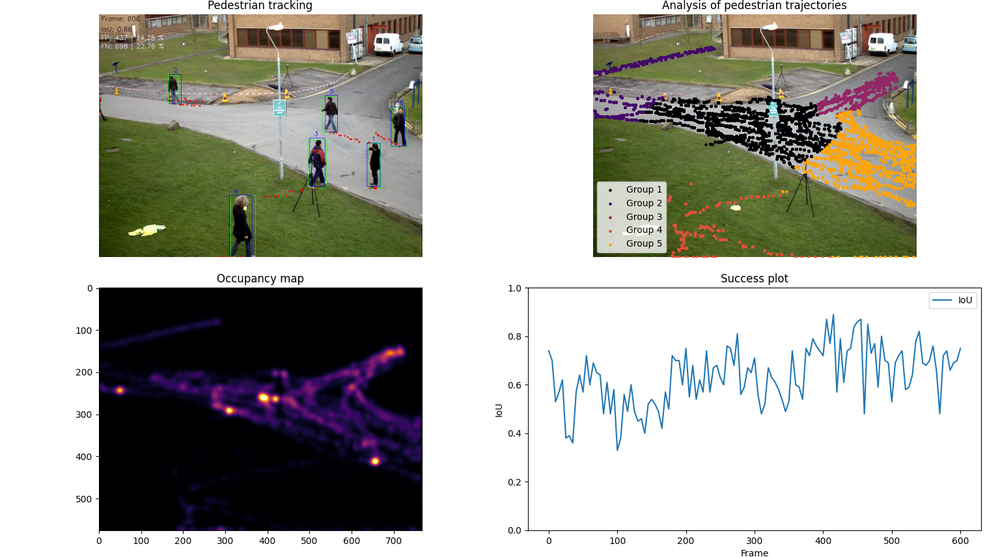
#> input picture example.png, 1000 x 557 px, shrunk from 1536 x 856 before the run, given in place of frame_%04d.jpg, which was not available
$ python main.py
#> lines starting #> are read from the running program, lines starting #| are printed output that depends on the picture; pictures that were not available may be replaced by others from this repository, and a replacement may not be noted
import cv2
import pandas as pd
import numpy as np
import matplotlib
matplotlib.use('Qt5Agg')  # Set the backend to Qt5Agg
import matplotlib.pyplot as plt
from scipy.ndimage import gaussian_filter
from sklearn.mixture import GaussianMixture

show_gt = True
thr = 50 # Used for background subtraction
minArea = 175 # Minimal area to be considered a component
maxDistance = 25  # Maximal distance between frames of each person
max_lost_frames = 7  # Maximum number of frames a track can be lost before it is removed
path_len = 15 # Length of displayed trajectory
update_interval = 3 # How often is the figure redrawn
next_id = 1  # ID to assign to the next detected pedestrian
frame = 1 # Number of current frame
iou_thr = 0.5 # Threshold for success rate - True positives

# Define colormap and normalize colors based on number of pedestrians
colormap = plt.cm.get_cmap('inferno')
kernel = np.ones((5,5),np.uint8) # Used for morphological operations

iou_values = [] # List of IOU values for the plot
tracks = []  # List of tracks, each track is a dict containing the ID, bounding box, and descriptor of a pedestrian
ground_truth = pd.read_csv('./gt.txt', sep=',', names=["Frame", "ID", "bbLeft", "bbTop", "Width", "Height", "Confidence", "x", "y", "z"])
#> (reads gt.txt from the repository)
cap = cv2.VideoCapture("./dataset/frame_%04d.jpg")

width = int(cap.get(3))
height = int(cap.get(4))

# Evaluation
total_detections = 0
false_positives = 0
true_positives = 0
ground_truth_count = 0

# Gaussian mixture model for EM
n_components = 5  # The number of Gaussian components to be used in the GMM
trajectories = []
em_update_interval = 10  # Update the EM algorithm every 10 frames

# Initialize an empty heatmap
heatmap = np.zeros((height, width))

# Initialize the plot for IoU
plt.ion()
fig = plt.figure(figsize=(14, 8))
gs = fig.add_gridspec(2,3)
fig.canvas.manager.set_window_title('Pedestrian tracking and analysis')

# Get the current figure manager and set the window to fullscreen
manager = plt.get_current_fig_manager()
manager.window.showMaximized()

# Subplots
ax1 = fig.add_subplot(gs[0, 0])
ax2 = fig.add_subplot(gs[0, 1])
ax3 = fig.add_subplot(gs[0, 2])
ax4 = fig.add_subplot(gs[1, :])

# Tracked image
ax1.set_title('Pedestrian tracking')
ax1.imshow(np.zeros((height, width)))
ax1.set_axis_off()

# EA analysis
ax2.imshow(np.zeros((height, width)))
ax2.set_title('Analysis of pedestrian trajectories')
ax2.set_axis_off()

# Heatmap
ax3.imshow(heatmap)
ax3.set_title('Occupancy map')

# IoU plot
ax4.plot(heatmap)
ax4.set_title(f'Success plot - IOU > {iou_thr}')

############################################################################################
def getBackground(cap, n=25):
    """
    Takes 'n' image samples to create background image using median.

    Parameters:
    -----------
        cap (cv2.VideoCapture):
            A VideoCapture object containing sequence of frames.

    Returns:
    -----------
        np.array:
            Created background image.
    """
#> called with n = 25
    # Randomly select 25 frames
    frameIds = cap.get(cv2.CAP_PROP_FRAME_COUNT) * np.random.uniform(size=n)

    # Store selected frames in an array
    frames = []
    for fid in frameIds:
        cap.set(cv2.CAP_PROP_POS_FRAMES, fid)
        ret, f = cap.read()
        frames.append(f)
#> this loop made 25 passes
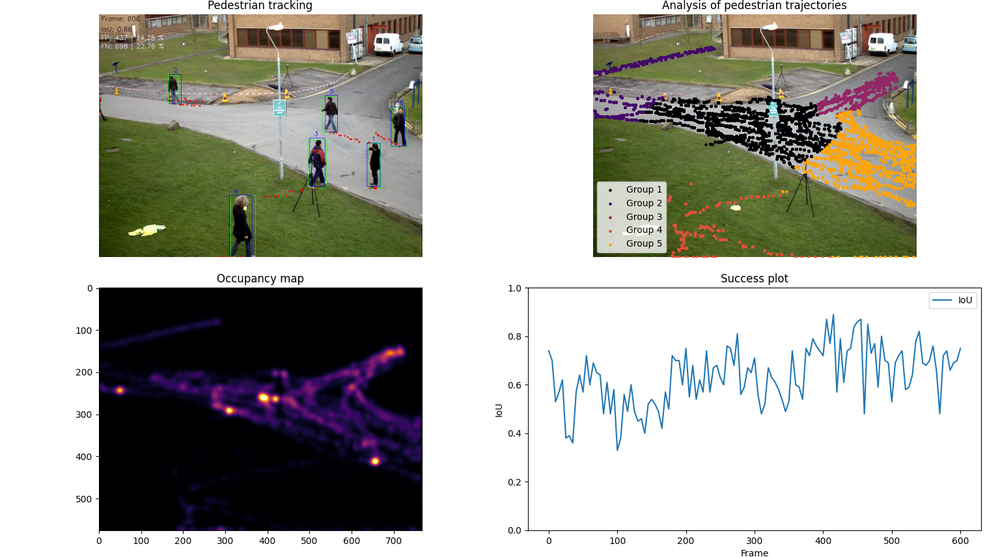
#> input picture example.png, 1000 x 557 px, shrunk from 1536 x 856 before the run, given in place of frame_%04d.jpg, which was not available
#> after the loop, frames = 25 items

    # Calculate the median of the images -> background
    bg = np.median(frames, axis=0).astype(dtype=np.uint8)
#> bg is the input picture: shape (557, 1000, 3); mean B, G, R 172.1, 178.6, 179

    # Set cap back to start
    cap.set(cv2.CAP_PROP_POS_FRAMES, 0)

    return bg


def subtractBackground(img, bg):
    """
    Subtracts image background from current frame to obtain foreground.

    Parameters:
    -----------
        img (np.array):
            Current frame.
        bg (np.array):
            Computed background image.

    Returns:
    -----------
        np.array: A foreground of the image.
    """
    # Subtracting current frame from background
    diff = (np.abs(bg[:, :, 0].astype(np.float64) - img[:, :, 0].astype(np.float64)) > thr) | \
                (np.abs(bg[:, :, 1].astype(np.float64) - img[:, :, 1].astype(np.float64)) > thr) | \
                (np.abs(bg[:, :, 2].astype(np.float64) - img[:, :, 2].astype(np.float64)) > thr)
#> diff: shape (557, 1000) bool; every value is 0

    # Converting boolean array to integer array
    diff = (diff * 255).astype(np.uint8)

    return diff


# [163 lines left out: functions getCentroid, compute_iou, update_track, compute_distance, get_gt_bboxes, apply_em, not called in this run]

############################################################################################
bg = getBackground(cap)

while cap.isOpened():
    ret, img = cap.read()
    if not ret:
        break

    img_track = img.copy()

    # Check if user closed the window
    if not plt.fignum_exists(fig.number):
        break

    # Initialize an empty list to store IoUs
    iou_frame = []

    # Getting foreground objects -> pedestrians
    img_diff = subtractBackground(img, bg)

    # Using closing to fill the holes in objs
    img_cls = cv2.morphologyEx(img_diff, cv2.MORPH_CLOSE, kernel)

    # Using erosion to remove noise
    img_opn = cv2.erode(img_cls, kernel)
    img_opn = cv2.dilate(img_opn, kernel)

    # CCA alg - using connectivity 8
    num_labels, labels, stats, _ = cv2.connectedComponentsWithStats(img_opn, connectivity=8)
#> labels: shape (557, 1000) int32; every value is 0
#> num_labels = 1; stats = [[0, 0, 1000, 557, 557000]]

    # Filter labels and their stats with minArea param
    filtered_labels = np.where(np.isin(labels, np.where(stats[:, cv2.CC_STAT_AREA] >= minArea)[0]), labels, 0)
    filtered_label_stats = np.where(stats[:, cv2.CC_STAT_AREA] >= minArea)[0]
#> filtered_label_stats = [0]

    # Iterating in detected pedestrians
    for i, lab in enumerate(filtered_label_stats):
        if lab == 0:  # Skip the background
            continue
        x = stats[lab, cv2.CC_STAT_LEFT]
        y = stats[lab, cv2.CC_STAT_TOP]
        w = stats[lab, cv2.CC_STAT_WIDTH]
        h = stats[lab, cv2.CC_STAT_HEIGHT]

        centroid = (int(x+(w/2)), int(y+(h/2)))
        path_point = (int(x+(w/2)), int(y+h))

        # Updating heatmap and preventing index to be out of bounds
        heatmap[min(path_point[1], heatmap.shape[0] - 1), min(path_point[0], heatmap.shape[1] - 1)] += 5

        # Remove bg from pedestrian bbox with mask from CCA
        ped = cv2.bitwise_and(img[y:y+h, x:x+w], img[y:y+h, x:x+w], mask=img_opn[y:y+h, x:x+w])

        # Compute the descriptor of the pedestrian
                                    # used channels, no mask, 8 bins, 0-255 val range
        descriptor = cv2.calcHist(ped, [0, 1, 2], None, [8, 8, 8], [0, 256, 0, 256, 0, 256])
        descriptor = cv2.normalize(descriptor, descriptor).flatten()

        if(frame > 1):
            roi = x,y,w,h
            # Get ground truth bounding boxes for the current frame
            gt_bboxes = get_gt_bboxes(frame, ground_truth)

            # Calculate IoU between the detected bounding box and all ground truth bounding boxes
            iou = max([compute_iou(roi, gt_bbox) for gt_bbox in gt_bboxes])

            # Append the maximum IoU (closest bbox) value to the list of IoUs
            iou_frame.append(iou)

            # Initialize variables for tracking
            matched_track = None
            min_distance = float('inf')
            for track in tracks:
                # Compute the distance between the current pedestrian and the track
                distance = compute_distance(descriptor, track['descriptor'],centroid, track['bbox'])
                # Update the closest track
                if distance < min_distance:
                    matched_track = track
                    min_distance = distance

            if matched_track is not None and min_distance < maxDistance:
                # Update the matched track with the current pedestrian
                update_track(matched_track, roi, path_point)
            else:
                # Add a new track for the current pedestrian
                track = {'id': next_id,
                        'bbox': (x, y, w, h),
                        'descriptor': descriptor,
                        'path': [path_point],
                        'lost_frames': 0}
                tracks.append(track)
                next_id += 1
        else:
            # Initialize tracks with the detected pedestrians in the first frame
            track = {'id': next_id,
                    'bbox': (x,y,w,h),
                    'descriptor': descriptor,
                    'path': [path_point],
                    'lost_frames': 0}
            tracks.append(track)
            next_id += 1
#> this loop made 1 pass
#> heatmap: shape (557, 1000) float64; every value is 0
#> after the loop, iou_frame = []; next_id = 1; tracks = []
    if(frame > 1):
        # Show the current frame with the tracks, update heatmap
        for track in tracks:
            # Update the lost tracks
            if track['lost_frames'] > max_lost_frames:
                tracks.remove(track)
            else:
                track['lost_frames'] += 1

            id = track['id']
            x, y, w, h = track['bbox']
            cv2.rectangle(img_track, (x, y), (x+w, y+h), (0, 255, 0), 1)
            cv2.putText(img_track, f"{id}", (x, y - 10), cv2.FONT_HERSHEY_SIMPLEX, 0.5, (0, 255, 0), 1)
            for c in track['path']:
                cv2.circle(img_track, (c[0], c[1]), 2, (0,0,255), -1)

            if len(track['path']) >= path_len:
                trajectory = np.array(track['path'])[-path_len:]
                trajectories.append(trajectory)

        # Increase number of gt detections
        ground_truth_count += len(gt_bboxes)

        # Displaying ground truth
        if show_gt:
            for i, bbox in ground_truth[ground_truth['Frame'] == frame].iterrows():
                cv2.rectangle(img_track, (int(bbox[2]), int(bbox[3])), (int(bbox[2]+bbox[4]), int(bbox[3]+bbox[5])), (255,0,0), 1)
                cv2.putText(img_track, str(int(bbox[1])), (int(bbox[2]+10), int(bbox[3]-5)), cv2.FONT_HERSHEY_SIMPLEX, 0.5, (255,0,0), 1)

        # Check for false positives or false negatives
        for iou in iou_frame:
            # Correct detection - True positive
            if iou >= iou_thr:
                true_positives += 1
            # Wrong detection - False positive
            else:
                false_positives += 1
            # Increase number of detections
            total_detections += 1

        iou_values.append(iou_frame)
        # Calculate the average IoU for the current frame
        avg_iou = round(np.mean(iou_frame),2)

        cv2.putText(img_track, f"Frame: {frame}", (5,15), cv2.FONT_HERSHEY_SIMPLEX, 0.5, (255, 255, 255), 1)
        cv2.putText(img_track, f"IoU: {avg_iou}", (5,40), cv2.FONT_HERSHEY_SIMPLEX, 0.5, (255, 255, 255), 1)
        cv2.putText(img_track, f"FP: {false_positives} | {round(false_positives / total_detections * 100, 2)} %", (5,60), cv2.FONT_HERSHEY_SIMPLEX, 0.5, (255, 255, 255), 1)
        cv2.putText(img_track, f"FN: {ground_truth_count - true_positives} | {round((ground_truth_count - true_positives) / total_detections * 100, 2)} %", (5,80), cv2.FONT_HERSHEY_SIMPLEX, 0.5, (255, 255, 255), 1)
        ax1.images[0].set_data(cv2.cvtColor(img_track, cv2.COLOR_BGR2RGB))

    # Display heatmap
    smoothed_heatmap = gaussian_filter(heatmap, sigma=6)
    showHeatmap = (colormap(smoothed_heatmap) * 2**32).astype(np.uint32)[:,:,:3]
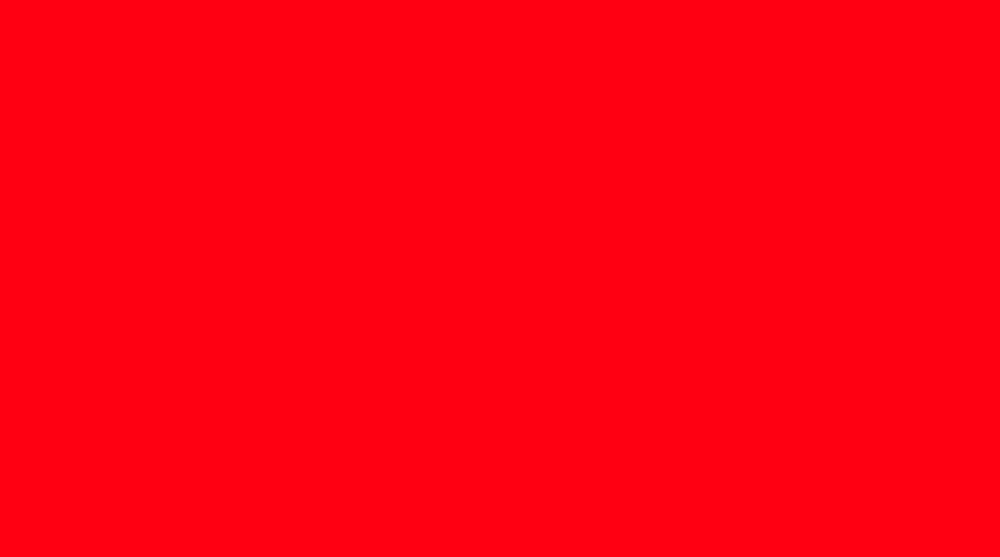
#> showHeatmap: shape (557, 1000, 3) uint32; mean of channels 0, 1, 2 6279242, 2001454, 59554016; drawn with min black and max white
    ax3.images[0].set_data(colormap(smoothed_heatmap))

    # Update the IoU plot -> every 5 values
    ax4.clear()
    #ax4.set_ylim(0,1)
    #ax4.set_xlim(0,800)
    subset_iou_values = iou_values[::5]
    x_values = list(range(0, len(iou_values), 5))

    # calculate success rates for each frame
    success_rates = []
    for sublist in subset_iou_values:
        num_successes = sum([score > iou_thr for score in sublist])
        success_rate = num_successes / len(sublist)
        success_rates.append(success_rate)

    # Plot the subset values with the corresponding x-axis values
    #ax4.plot(x_values, subset_iou_values, label='IoU')
    ax4.plot(x_values, success_rates, label='IoU')
    ax4.legend()
    ax4.set_xlabel('Frame')
    ax4.set_ylabel('IoU')
    ax4.set_title(f'Success plot - IOU > {iou_thr}')

    # EM
    if frame % em_update_interval == 0 and len(trajectories) > 0:
        trajectories_data = np.vstack(trajectories)
        labels = apply_em(trajectories_data, n_components)

        ax2.clear()
        ax2.imshow(cv2.cvtColor(bg, cv2.COLOR_BGR2RGB))
        ax2.set_title('Analysis of pedestrian trajectories')

        for i, label in enumerate(np.unique(labels)):
            traj_data = trajectories_data[labels == label]
            ax2.scatter(traj_data[:, 0], traj_data[:, 1], s=5, color=colormap(i / len(np.unique(labels))), label=f"Group {i + 1}")

        ax2.set_xlim(0, width)
        ax2.set_ylim(height, 0)
        ax2.legend()
        ax2.set_axis_off()

    # Update the IoU plot only if the current frame is a multiple of update_interval
    if frame % update_interval == 0:
        plt.draw()
        plt.pause(0.001)

    #####################################
    frame += 1
#> frame = 2
    if cv2.waitKey(25) & 0xFF == ord('q'):
#> (key q is pressed here)
        break

cv2.waitKey()
cap.release()
plt.close(fig)
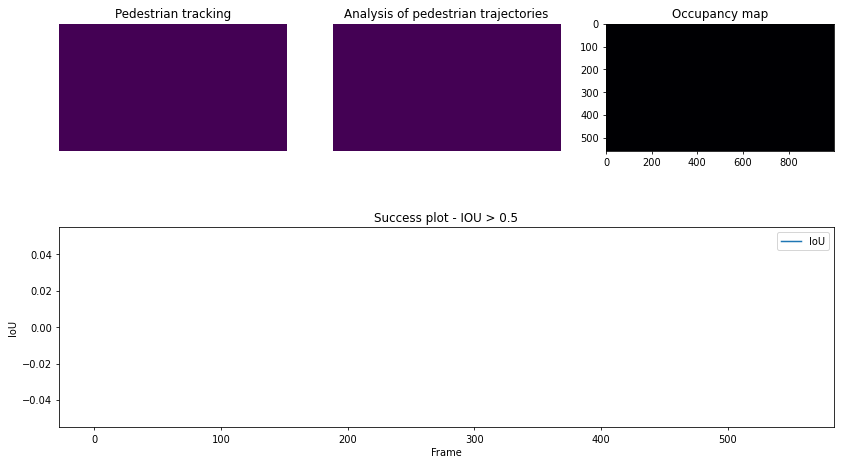
#> figure drawn by matplotlib, 4 panels
